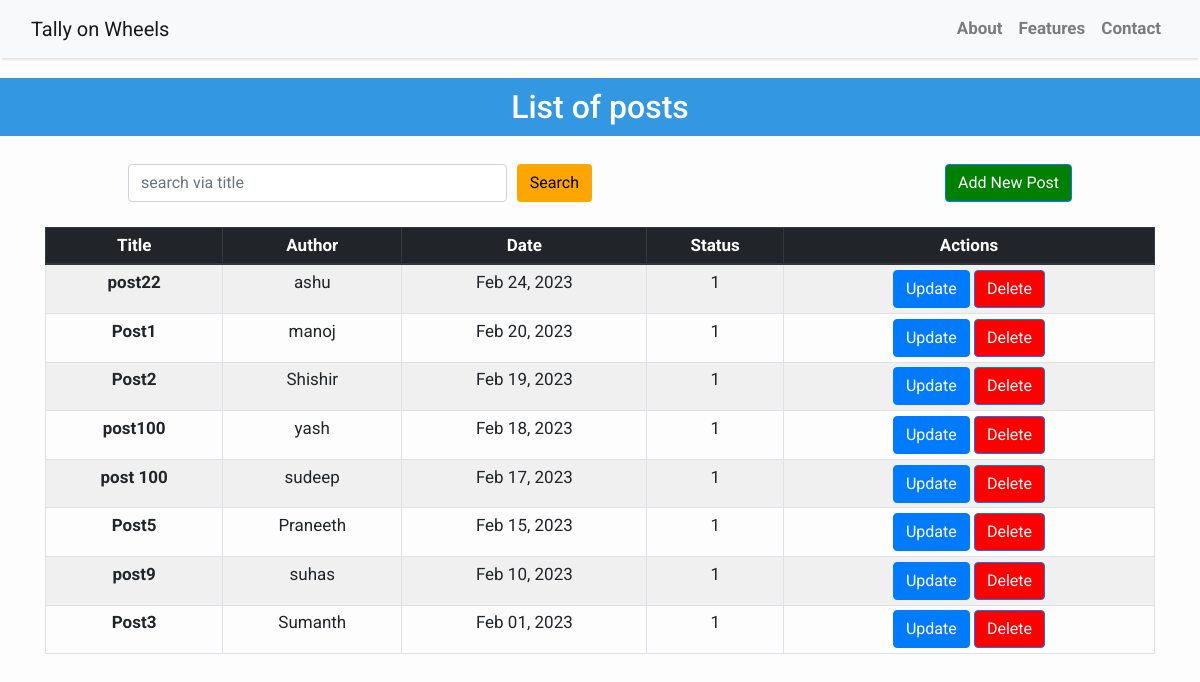
/show/, run on an earlier commit of the app's database.
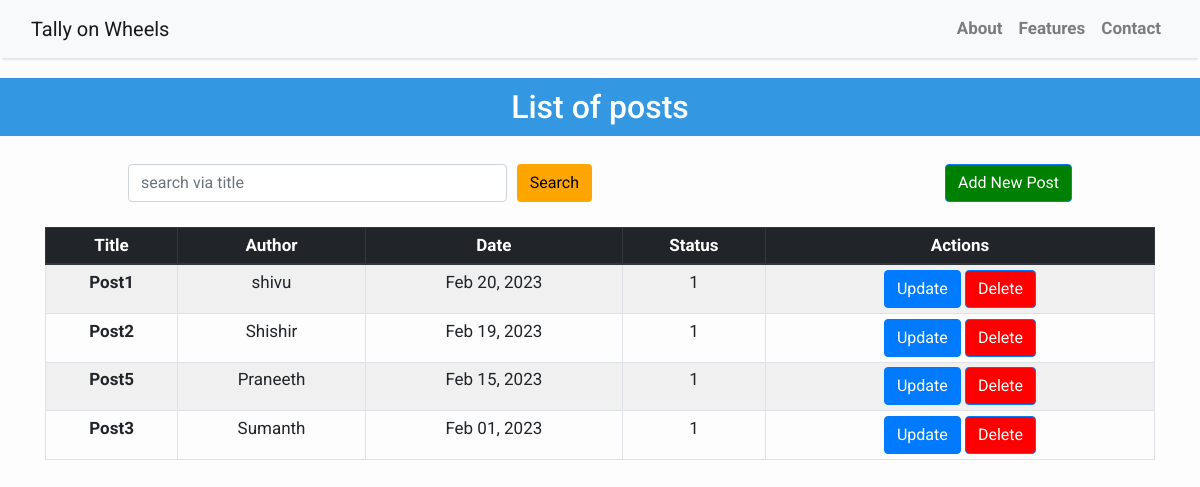
And on a later commit of the database.
### crud/models.py (models this page shows, shortened)
class Post(models.Model):
    title = models.CharField(max_length=200, unique=True)
    slug = models.SlugField(max_length=200,unique=True)
    author = models.CharField(max_length=10)
    content = models.TextField()
    created_on = models.DateTimeField()
    status = models.IntegerField(choices=STATUS, default=0)
    class Meta:
          ordering = ['-created_on']

### crud/views.py (the view)
# urls.py: path("show/",views.Myview.as_view()),
class Myview(ListView):
    model = Post
    template_name = "show.html"
    def get_queryset(self, *args, **kwargs):
        return Post.objects.all()

### templates/show.html (shortened to what this page needs)
    {% extends "base.html" %}
{% block content %}
    <h2>List of posts</h2>
    <div class="both" style="padding:20px;">
    <div class="form" style="margin-left:108px; width:40%; float:left; ">
    <form class="search" method="GET" action="/search/">
      <input class="form-control" type="text" name='post' placeholder="search via title">
      <button class='btn' style="background:Orange;margin-left:10px" type="submit">Search</button>
    </form>
    <br>
    </div>
    <div class="add" style="float:right; margin-right:108px;">
      <a href="/create" class="btn btn-primary" style="background-color:Green">Add New Post</a>
    </div>
  </div>
    <br>
<div class="container">
<table class="table table-bordered  table-sm table-striped">
    <thead class="thead-dark">
      <tr>
        <th scope="col">Title</th>
        <th scope="col">Author</th>
        <th scope="col">Date</th>
        <th scope="col">Status</th>
        <th scope="col">Actions</th>
      </tr>
    </thead>
    <tbody>
        {% for post in post_list%}
      <tr>
        <th scope="row">{{post.title}}</th>
        <td>{{post.author}}</td>
        <td>{{post.created_on|date:"M d, Y"}}</td>
        <td>{{post.status}}</td>
        <td>
            <a href="{% url 'update' post.id  %}" class="btn btn-primary" >Update</a>
            <a href="{% url 'delete' post.id  %}" class="btn btn-primary" style="background-color:Red">Delete</a>
        </td>
      </tr>
      {% endfor %}
    </tbody>
</table>
</div>
{%endblock%}

What changed in the data, as far as the page shows it:
removed Post: title "post22", author "ashu", created_on "Feb 24, 2023", status "1"
removed Post: title "post100", author "yash", created_on "Feb 18, 2023", status "1"
removed Post: title "post 100", author "sudeep", created_on "Feb 17, 2023", status "1"
removed Post: title "post9", author "suhas", created_on "Feb 10, 2023", status "1"
changed Post "Post1": author "manoj" → "shivu"
